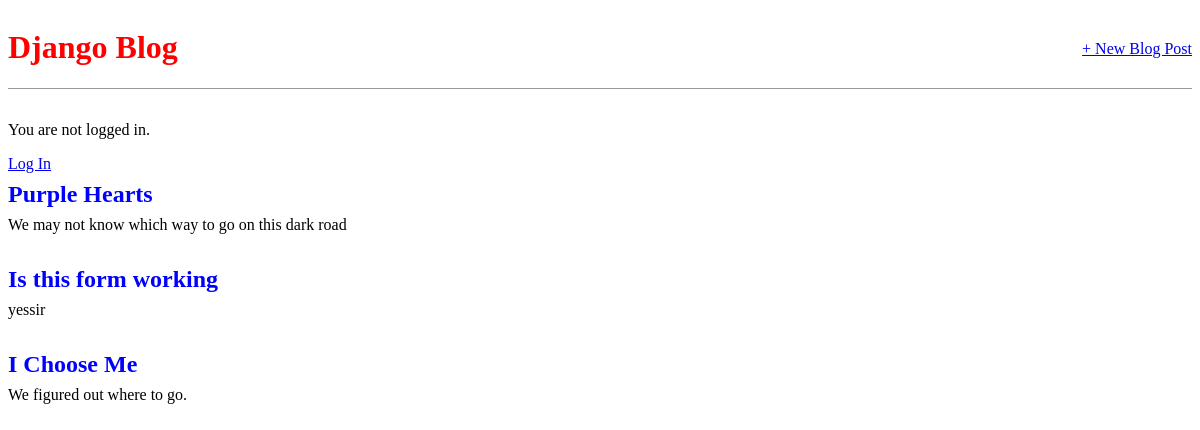
The page / on the database its author committed.
### blog/models.py (models this page shows, shortened)
class Post(models.Model):
    title = models.CharField(max_length=200)
    author = models.ForeignKey(
        "auth.User",
        on_delete=models.CASCADE
    )
    body = models.TextField()

### blog/views.py (the view)
# urls.py: path('', BlogListView.as_view(), name='home'),
class BlogListView(ListView):
    model = Post
    template_name = 'home.html'

### templates/home.html
{% extends "base.html" %} {% block content %} {% for post in object_list %}
<div class="post-entry">
  <h2><a href="{% url 'post_detail' post.pk %}">{{ post.title }}</a></h2>
  <p>{{ post.body }}</p>
</div>
{% endfor %} {% endblock content %}

### static/css/base.css (style rules this page uses)
.post-entry { margin-bottom: 2rem; }
.post-entry h2 { margin: 0.5rem 0; }
.post-entry h2 a, .post-entry h2 a:visited { color: blue; text-decoration: none; }
.post-entry p { margin: 0; font-weight: 400; }

### rows shown on the page
Post: title "Purple Hearts", body "We may not know which way to go on this dark road"
Post: title "Is this form working", body "yessir"
Post: title "I Choose Me", body "We figured out where to go."
